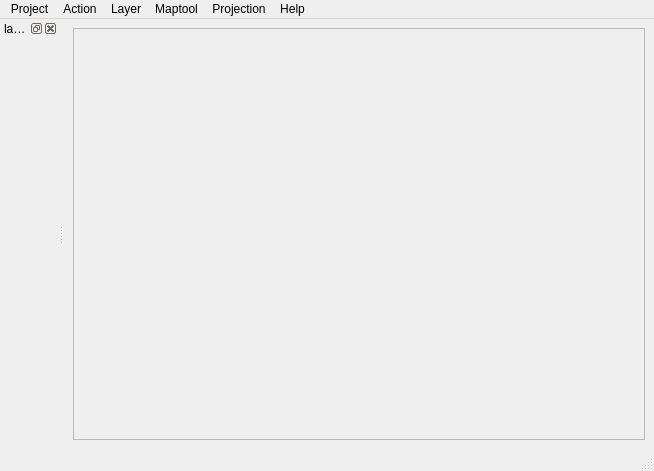
<?xml version="1.0" encoding="UTF-8"?>
<ui version="4.0">
 <class>MainWindow</class>
 <widget class="QMainWindow" name="MainWindow">
  <property name="geometry">
   <rect>
    <x>0</x>
    <y>0</y>
    <width>654</width>
    <height>471</height>
   </rect>
  </property>
  <property name="windowTitle">
   <string>MainWindow</string>
  </property>
  <widget class="QWidget" name="centralwidget">
   <layout class="QGridLayout" name="gridLayout">
    <item row="0" column="0">
     <widget class="QFrame" name="frame">
      <property name="frameShape">
       <enum>QFrame::StyledPanel</enum>
      </property>
      <property name="frameShadow">
       <enum>QFrame::Raised</enum>
      </property>
     </widget>
    </item>
   </layout>
  </widget>
  <widget class="QMenuBar" name="menubar">
   <property name="geometry">
    <rect>
     <x>0</x>
     <y>0</y>
     <width>654</width>
     <height>23</height>
    </rect>
   </property>
   <widget class="QMenu" name="menufile">
    <property name="title">
     <string>Project</string>
    </property>
    <addaction name="actionOpen"/>
    <addaction name="separator"/>
    <addaction name="actionQuit"/>
   </widget>
   <widget class="QMenu" name="menuaction">
    <property name="title">
     <string>Action</string>
    </property>
    <addaction name="actionPan"/>
    <addaction name="actionZoomin"/>
    <addaction name="actionZoomout"/>
    <addaction name="actionIdentity"/>
   </widget>
   <widget class="QMenu" name="menulayer">
    <property name="title">
     <string>Layer</string>
    </property>
    <widget class="QMenu" name="menuvector">
     <property name="title">
      <string>Vector</string>
     </property>
     <addaction name="actionShapefile"/>
     <addaction name="actionCsv"/>
     <addaction name="actionPostGIS"/>
     <addaction name="actionWFS"/>
    </widget>
    <widget class="QMenu" name="menuraster">
     <property name="title">
      <string>Raster</string>
     </property>
     <addaction name="actionGeotiff"/>
     <addaction name="actionXYZ"/>
    </widget>
    <addaction name="menuvector"/>
    <addaction name="menuraster"/>
   </widget>
   <widget class="QMenu" name="menumaptool">
    <property name="title">
     <string>Maptool</string>
    </property>
    <addaction name="actionPoint"/>
    <addaction name="actionLine"/>
    <addaction name="actionPolygon"/>
    <addaction name="actionRectangle"/>
    <addaction name="actionCircle"/>
   </widget>
   <widget class="QMenu" name="menuproject">
    <property name="title">
     <string>Projection</string>
    </property>
    <addaction name="actionTransform"/>
   </widget>
   <widget class="QMenu" name="menuhelp">
    <property name="title">
     <string>Help</string>
    </property>
    <addaction name="actionAboutQt"/>
    <addaction name="actionAbout"/>
   </widget>
   <addaction name="menufile"/>
   <addaction name="menuaction"/>
   <addaction name="menulayer"/>
   <addaction name="menumaptool"/>
   <addaction name="menuproject"/>
   <addaction name="menuhelp"/>
  </widget>
  <widget class="QStatusBar" name="statusbar"/>
  <widget class="QDockWidget" name="dockWidget">
   <property name="windowTitle">
    <string>layer</string>
   </property>
   <attribute name="dockWidgetArea">
    <number>1</number>
   </attribute>
   <widget class="QWidget" name="dockWidgetContents"/>
  </widget>
  <action name="actionOpen">
   <property name="text">
    <string>Open</string>
   </property>
  </action>
  <action name="actionQuit">
   <property name="text">
    <string>Quit</string>
   </property>
  </action>
  <action name="actionZoomin">
   <property name="text">
    <string>Zoom in</string>
   </property>
  </action>
  <action name="actionZoomout">
   <property name="text">
    <string>Zoom out</string>
   </property>
  </action>
  <action name="actionIdentity">
   <property name="text">
    <string>Identify</string>
   </property>
  </action>
  <action name="actionShapefile">
   <property name="text">
    <string>Shapefile</string>
   </property>
  </action>
  <action name="actionCsv">
   <property name="text">
    <string>CSV</string>
   </property>
  </action>
  <action name="actionPostGIS">
   <property name="text">
    <string>PostGIS</string>
   </property>
  </action>
  <action name="actionWFS">
   <property name="text">
    <string>WFS</string>
   </property>
  </action>
  <action name="actionGeotiff">
   <property name="text">
    <string>Geotiff</string>
   </property>
  </action>
  <action name="actionRectangle">
   <property name="text">
    <string>Rectangle</string>
   </property>
  </action>
  <action name="actionPolygon">
   <property name="text">
    <string>Polygon</string>
   </property>
  </action>
  <action name="actionCircle">
   <property name="text">
    <string>Circle</string>
   </property>
  </action>
  <action name="actionPoint">
   <property name="text">
    <string>Point</string>
   </property>
  </action>
  <action name="actionLine">
   <property name="text">
    <string>Line</string>
   </property>
  </action>
  <action name="actionXYZ">
   <property name="text">
    <string>XYZ</string>
   </property>
  </action>
  <action name="actionTransform">
   <property name="text">
    <string>Transform</string>
   </property>
  </action>
  <action name="actionPan">
   <property name="text">
    <string>Pan</string>
   </property>
  </action>
  <action name="actionAboutQt">
   <property name="text">
    <string>About Qt</string>
   </property>
  </action>
  <action name="actionAbout">
   <property name="text">
    <string>About</string>
   </property>
  </action>
 </widget>
 <resources/>
 <connections/>
</ui>
